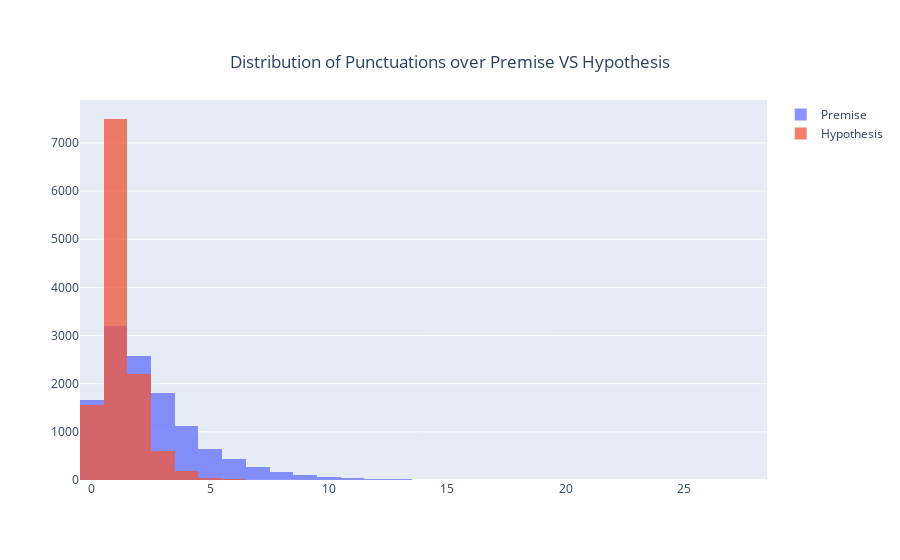

Notebook code cell kept with this figure:
### Markdown cell above
Something initially seeming concerning, is that there are a large amount of 1 word Premises and Hypotheses. However, these are likely due to the way Chinese and possibly other languages are counting how many 'words' are in the entry as they do not use spaces to separate distinct words.

Putting this fact aside, we can still observe that the Hypothesis tends to be much shorter than the Premise in general.

### Code cell
fig = go.Figure()
fig.add_trace(go.Histogram(name='Premise', x=Meta_features['premise_num_punctuations'], xbins=dict(size=1)))
fig.add_trace(go.Histogram(name='Hypothesis', x=Meta_features['hypothesis_num_punctuations'], xbins=dict(size=1)))

# Overlay both histograms
fig.update_layout(barmode='overlay',title={
                    'text': "Distribution of Punctuations over Premise VS Hypothesis",
                    'y':0.9,
                    'x':0.5,
                    'xanchor': 'center',
                    'yanchor': 'top'})
# Reduce opacity to see both histograms
fig.update_traces(opacity=0.75)
fig.show()

### Figure 1 — Plotly figure (JSON) as saved in the notebook; plotly's stock layout.template omitted (floating-point values rounded to 4 significant figures; data arrays with more than 128 entries replaced by an {"elided": "..."} marker saying what was removed)
{"data": [{"name": "Premise", "opacity": 0.75, "type": "histogram", "x": {"elided": "12120 int values"}, "xbins": {"size": 1}}, {"name": "Hypothesis", "opacity": 0.75, "type": "histogram", "x": {"elided": "12120 int values"}, "xbins": {"size": 1}}], "layout": {"barmode": "overlay", "title": {"text": "Distribution of Punctuations over Premise VS Hypothesis", "x": 0.5, "xanchor": "center", "y": 0.9, "yanchor": "top"}}}
